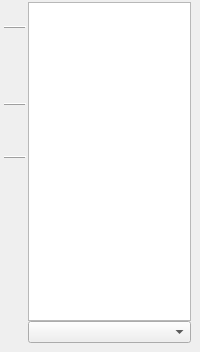
  <widget class="QDockWidget" name="thumbnailsDockWidget">
   <property name="features">
    <set>QDockWidget::DockWidgetFloatable|QDockWidget::DockWidgetMovable</set>
   </property>
   <property name="allowedAreas">
    <set>Qt::LeftDockWidgetArea|Qt::RightDockWidgetArea</set>
   </property>
   <property name="windowTitle">
    <string>Thumbnails</string>
   </property>
   <attribute name="dockWidgetArea">
    <number>2</number>
   </attribute>
   <widget class="QWidget" name="dockWidgetContents_2">
    <layout class="QHBoxLayout" name="horizontalLayout_4">
     <property name="spacing">
      <number>2</number>
     </property>
     <property name="leftMargin">
      <number>4</number>
     </property>
     <property name="topMargin">
      <number>2</number>
     </property>
     <property name="bottomMargin">
      <number>9</number>
     </property>
     <item>
      <layout class="QVBoxLayout" name="verticalLayout_2">
       <property name="spacing">
        <number>2</number>
       </property>
       <item>
        <widget class="QToolButton" name="focusButton">
         <property name="sizePolicy">
          <sizepolicy hsizetype="Fixed" vsizetype="Preferred">
           <horstretch>0</horstretch>
           <verstretch>0</verstretch>
          </sizepolicy>
         </property>
         <property name="minimumSize">
          <size>
           <width>22</width>
           <height>22</height>
          </size>
         </property>
         <property name="maximumSize">
          <size>
           <width>22</width>
           <height>22</height>
          </size>
         </property>
         <property name="toolTip">
          <string>Keep current page in view.</string>
         </property>
         <property name="statusTip">
          <string/>
         </property>
         <property name="styleSheet">
          <string notr="true">QToolButton:!hover {
  padding: 0;
  border: none;
  background-color: transparent;
}

QToolButton:hover {
  padding: 0;
  border: 1px solid palette(highlight);
  background-color: palette(base);
}

QToolButton:pressed {
  padding: 0;
  border: 1px solid palette(highlight);
  background-color: palette(alternative-base);
}</string>
         </property>
         <property name="text">
          <string/>
         </property>
         <property name="icon">
          <iconset resource="../resources/resources.qrc">
           <normaloff>:/icons/eye.svg</normaloff>:/icons/eye.svg</iconset>
         </property>
         <property name="iconSize">
          <size>
           <width>16</width>
           <height>16</height>
          </size>
         </property>
         <property name="checkable">
          <bool>true</bool>
         </property>
         <property name="checked">
          <bool>true</bool>
         </property>
        </widget>
       </item>
       <item>
        <widget class="Line" name="line">
         <property name="frameShadow">
          <enum>QFrame::Raised</enum>
         </property>
         <property name="orientation">
          <enum>Qt::Horizontal</enum>
         </property>
        </widget>
       </item>
       <item>
        <widget class="QToolButton" name="prevPageBtn">
         <property name="sizePolicy">
          <sizepolicy hsizetype="Fixed" vsizetype="Preferred">
           <horstretch>0</horstretch>
           <verstretch>0</verstretch>
          </sizepolicy>
         </property>
         <property name="minimumSize">
          <size>
           <width>22</width>
           <height>22</height>
          </size>
         </property>
         <property name="maximumSize">
          <size>
           <width>22</width>
           <height>22</height>
          </size>
         </property>
         <property name="toolTip">
          <string>Previous page.</string>
         </property>
         <property name="styleSheet">
          <string notr="true">QToolButton:!hover {
  padding: 0;
  border: none;
  background-color: transparent;
}

QToolButton:hover {
  padding: 0;
  border: 1px solid palette(highlight);
  background-color: palette(base);
}

QToolButton:pressed {
  padding: 0;
  border: 1px solid palette(highlight);
  background-color: palette(alternative-base);
}</string>
         </property>
         <property name="text">
          <string notr="true"/>
         </property>
         <property name="icon">
          <iconset resource="../resources/resources.qrc">
           <normaloff>:/icons/triangle-up-arrow.svg</normaloff>:/icons/triangle-up-arrow.svg</iconset>
         </property>
         <property name="iconSize">
          <size>
           <width>16</width>
           <height>16</height>
          </size>
         </property>
        </widget>
       </item>
       <item>
        <widget class="QToolButton" name="nextPageBtn">
         <property name="sizePolicy">
          <sizepolicy hsizetype="Fixed" vsizetype="Preferred">
           <horstretch>0</horstretch>
           <verstretch>0</verstretch>
          </sizepolicy>
         </property>
         <property name="minimumSize">
          <size>
           <width>22</width>
           <height>22</height>
          </size>
         </property>
         <property name="maximumSize">
          <size>
           <width>22</width>
           <height>22</height>
          </size>
         </property>
         <property name="toolTip">
          <string>Next page.</string>
         </property>
         <property name="styleSheet">
          <string notr="true">QToolButton:!hover {
  padding: 0;
  border: none;
  background-color: transparent;
}

QToolButton:hover {
  padding: 0;
  border: 1px solid palette(highlight);
  background-color: palette(base);
}

QToolButton:pressed {
  padding: 0;
  border: 1px solid palette(highlight);
  background-color: palette(alternative-base);
}</string>
         </property>
         <property name="text">
          <string notr="true"/>
         </property>
         <property name="icon">
          <iconset resource="../resources/resources.qrc">
           <normaloff>:/icons/triangle-down-arrow.svg</normaloff>:/icons/triangle-down-arrow.svg</iconset>
         </property>
         <property name="iconSize">
          <size>
           <width>16</width>
           <height>16</height>
          </size>
         </property>
        </widget>
       </item>
       <item>
        <widget class="QToolButton" name="filterSelectedBtn">
         <property name="sizePolicy">
          <sizepolicy hsizetype="Fixed" vsizetype="Preferred">
           <horstretch>0</horstretch>
           <verstretch>0</verstretch>
          </sizepolicy>
         </property>
         <property name="minimumSize">
          <size>
           <width>22</width>
           <height>22</height>
          </size>
         </property>
         <property name="maximumSize">
          <size>
           <width>22</width>
           <height>22</height>
          </size>
         </property>
         <property name="toolTip">
          <string>Navigate through selected pages only.</string>
         </property>
         <property name="styleSheet">
          <string notr="true">QToolButton:!hover {
  padding: 0;
  border: none;
  background-color: transparent;
}

QToolButton:hover {
  padding: 0;
  border: 1px solid palette(highlight);
  background-color: palette(base);
}

QToolButton:pressed {
  padding: 0;
  border: 1px solid palette(highlight);
  background-color: palette(alternative-base);
}</string>
         </property>
         <property name="text">
          <string notr="true"/>
         </property>
         <property name="icon">
          <iconset resource="../resources/resources.qrc">
           <normaloff>:/icons/check-mark.svg</normaloff>:/icons/check-mark.svg</iconset>
         </property>
         <property name="iconSize">
          <size>
           <width>16</width>
           <height>16</height>
          </size>
         </property>
         <property name="checkable">
          <bool>true</bool>
         </property>
        </widget>
       </item>
       <item>
        <widget class="Line" name="line_2">
         <property name="frameShadow">
          <enum>QFrame::Raised</enum>
         </property>
         <property name="orientation">
          <enum>Qt::Horizontal</enum>
         </property>
        </widget>
       </item>
       <item>
        <widget class="QToolButton" name="magnifyThumbnailsBtn">
         <property name="sizePolicy">
          <sizepolicy hsizetype="Fixed" vsizetype="Preferred">
           <horstretch>0</horstretch>
           <verstretch>0</verstretch>
          </sizepolicy>
         </property>
         <property name="minimumSize">
          <size>
           <width>22</width>
           <height>22</height>
          </size>
         </property>
         <property name="maximumSize">
          <size>
           <width>22</width>
           <height>22</height>
          </size>
         </property>
         <property name="toolTip">
          <string>Magnify thumbnails. (Ctrl++)</string>
         </property>
         <property name="styleSheet">
          <string notr="true">QToolButton:!hover {
  padding: 0;
  border: none;
  background-color: transparent;
}

QToolButton:hover {
  padding: 0;
  border: 1px solid palette(highlight);
  background-color: palette(base);
}

QToolButton:pressed {
  padding: 0;
  border: 1px solid palette(highlight);
  background-color: palette(alternative-base);
}</string>
         </property>
         <property name="text">
          <string notr="true"/>
         </property>
         <property name="icon">
          <iconset resource="../resources/resources.qrc">
           <normaloff>:/icons/magnifying-glass.svg</normaloff>:/icons/magnifying-glass.svg</iconset>
         </property>
         <property name="iconSize">
          <size>
           <width>16</width>
           <height>16</height>
          </size>
         </property>
        </widget>
       </item>
       <item>
        <widget class="QToolButton" name="diminishThumbnailsBtn">
         <property name="sizePolicy">
          <sizepolicy hsizetype="Fixed" vsizetype="Preferred">
           <horstretch>0</horstretch>
           <verstretch>0</verstretch>
          </sizepolicy>
         </property>
         <property name="minimumSize">
          <size>
           <width>22</width>
           <height>22</height>
          </size>
         </property>
         <property name="maximumSize">
          <size>
           <width>22</width>
           <height>22</height>
          </size>
         </property>
         <property name="toolTip">
          <string>Diminish thumbnails. (Ctrl+-)</string>
         </property>
         <property name="styleSheet">
          <string notr="true">QToolButton:!hover {
  padding: 0;
  border: none;
  background-color: transparent;
}

QToolButton:hover {
  padding: 0;
  border: 1px solid palette(highlight);
  background-color: palette(base);
}

QToolButton:pressed {
  padding: 0;
  border: 1px solid palette(highlight);
  background-color: palette(alternative-base);
}</string>
         </property>
         <property name="text">
          <string notr="true"/>
         </property>
         <property name="icon">
          <iconset resource="../resources/resources.qrc">
           <normaloff>:/icons/diminishing-glass.svg</normaloff>:/icons/diminishing-glass.svg</iconset>
         </property>
         <property name="iconSize">
          <size>
           <width>16</width>
           <height>16</height>
          </size>
         </property>
        </widget>
       </item>
       <item>
        <widget class="Line" name="line_3">
         <property name="frameShadow">
          <enum>QFrame::Raised</enum>
         </property>
         <property name="orientation">
          <enum>Qt::Horizontal</enum>
         </property>
        </widget>
       </item>
       <item>
        <widget class="QToolButton" name="gotoPageBtn">
         <property name="sizePolicy">
          <sizepolicy hsizetype="Fixed" vsizetype="Preferred">
           <horstretch>0</horstretch>
           <verstretch>0</verstretch>
          </sizepolicy>
         </property>
         <property name="minimumSize">
          <size>
           <width>22</width>
           <height>22</height>
          </size>
         </property>
         <property name="maximumSize">
          <size>
           <width>22</width>
           <height>22</height>
          </size>
         </property>
         <property name="toolTip">
          <string>Go to page ... (Ctrl+G)</string>
         </property>
         <property name="styleSheet">
          <string notr="true">QToolButton:!hover {
  padding: 0;
  border: none;
  background-color: transparent;
}

QToolButton:hover {
  padding: 0;
  border: 1px solid palette(highlight);
  background-color: palette(base);
}

QToolButton:pressed {
  padding: 0;
  border: 1px solid palette(highlight);
  background-color: palette(alternative-base);
}</string>
         </property>
         <property name="text">
          <string notr="true"/>
         </property>
         <property name="icon">
          <iconset resource="../resources/resources.qrc">
           <normaloff>:/icons/right-pointing.svg</normaloff>:/icons/right-pointing.svg</iconset>
         </property>
         <property name="iconSize">
          <size>
           <width>16</width>
           <height>16</height>
          </size>
         </property>
        </widget>
       </item>
       <item>
        <widget class="QToolButton" name="selectionModeBtn">
         <property name="sizePolicy">
          <sizepolicy hsizetype="Fixed" vsizetype="Preferred">
           <horstretch>0</horstretch>
           <verstretch>0</verstretch>
          </sizepolicy>
         </property>
         <property name="minimumSize">
          <size>
           <width>22</width>
           <height>22</height>
          </size>
         </property>
         <property name="maximumSize">
          <size>
           <width>22</width>
           <height>22</height>
          </size>
         </property>
         <property name="toolTip">
          <string>Enable multi page selection mode.</string>
         </property>
         <property name="styleSheet">
          <string notr="true">QToolButton:!hover {
  padding: 0;
  border: none;
  background-color: transparent;
}

QToolButton:hover {
  padding: 0;
  border: 1px solid palette(highlight);
  background-color: palette(base);
}

QToolButton:pressed {
  padding: 0;
  border: 1px solid palette(highlight);
  background-color: palette(alternative-base);
}

QToolButton:checked:hover {
  padding: 0;
  border: 1px solid palette(window-text);
  background-color: palette(base);
}

QToolButton:checked {
  padding: 0;
  border: 1px solid palette(window-text);
  background-color: palette(alternative-base);
}</string>
         </property>
         <property name="text">
          <string notr="true"/>
         </property>
         <property name="icon">
          <iconset resource="../resources/resources.qrc">
           <normaloff>:/icons/checkbox-styled.svg</normaloff>:/icons/checkbox-styled.svg</iconset>
         </property>
         <property name="iconSize">
          <size>
           <width>16</width>
           <height>16</height>
          </size>
         </property>
         <property name="checkable">
          <bool>true</bool>
         </property>
        </widget>
       </item>
       <item>
        <widget class="QToolButton" name="thumbColumnViewBtn">
         <property name="sizePolicy">
          <sizepolicy hsizetype="Fixed" vsizetype="Preferred">
           <horstretch>0</horstretch>
           <verstretch>0</verstretch>
          </sizepolicy>
         </property>
         <property name="minimumSize">
          <size>
           <width>22</width>
           <height>22</height>
          </size>
         </property>
         <property name="maximumSize">
          <size>
           <width>22</width>
           <height>22</height>
          </size>
         </property>
         <property name="toolTip">
          <string>Single/multi column display.</string>
         </property>
         <property name="styleSheet">
          <string notr="true">QToolButton:!hover {
  padding: 0;
  border: none;
  background-color: transparent;
}

QToolButton:hover {
  padding: 0;
  border: 1px solid palette(highlight);
  background-color: palette(base);
}

QToolButton:pressed {
  padding: 0;
  border: 1px solid palette(highlight);
  background-color: palette(alternative-base);
}</string>
         </property>
         <property name="text">
          <string notr="true"/>
         </property>
         <property name="icon">
          <iconset resource="../resources/resources.qrc">
           <normaloff>:/icons/single-column-view.svg</normaloff>:/icons/single-column-view.svg</iconset>
         </property>
         <property name="iconSize">
          <size>
           <width>16</width>
           <height>16</height>
          </size>
         </property>
         <property name="checkable">
          <bool>true</bool>
         </property>
        </widget>
       </item>
       <item>
        <widget class="QToolButton" name="pauseSortingBtn">
         <property name="sizePolicy">
          <sizepolicy hsizetype="Fixed" vsizetype="Preferred">
           <horstretch>0</horstretch>
           <verstretch>0</verstretch>
          </sizepolicy>
         </property>
         <property name="minimumSize">
          <size>
           <width>22</width>
           <height>22</height>
          </size>
         </property>
         <property name="maximumSize">
          <size>
           <width>22</width>
           <height>22</height>
          </size>
         </property>
         <property name="toolTip">
          <string>Pause automatic thumbnail reordering while thumbnails refresh.</string>
         </property>
         <property name="styleSheet">
          <string notr="true">QToolButton:!hover {
  padding: 0;
  border: none;
  background-color: transparent;
}

QToolButton:hover {
  padding: 0;
  border: 1px solid palette(highlight);
  background-color: palette(base);
}

QToolButton:pressed {
  padding: 0;
  border: 1px solid palette(highlight);
  background-color: palette(alternative-base);
}</string>
         </property>
         <property name="text">
          <string notr="true"/>
         </property>
         <property name="iconSize">
          <size>
           <width>16</width>
           <height>16</height>
          </size>
         </property>
         <property name="checkable">
          <bool>true</bool>
         </property>
        </widget>
       </item>
       <item>
        <widget class="QToolButton" name="sortingOrderBtn">
         <property name="sizePolicy">
          <sizepolicy hsizetype="Fixed" vsizetype="Preferred">
           <horstretch>0</horstretch>
           <verstretch>0</verstretch>
          </sizepolicy>
         </property>
         <property name="minimumSize">
          <size>
           <width>22</width>
           <height>22</height>
          </size>
         </property>
         <property name="maximumSize">
          <size>
           <width>22</width>
           <height>22</height>
          </size>
         </property>
         <property name="toolTip">
          <string>Sorting order.</string>
         </property>
         <property name="styleSheet">
          <string notr="true">QToolButton:!hover {
  padding: 0;
  border: none;
  background-color: transparent;
}

QToolButton:hover {
  padding: 0;
  border: 1px solid palette(highlight);
  background-color: palette(base);
}

QToolButton:pressed {
  padding: 0;
  border: 1px solid palette(highlight);
  background-color: palette(alternative-base);
}</string>
         </property>
         <property name="text">
          <string notr="true"/>
         </property>
         <property name="icon">
          <iconset resource="../resources/resources.qrc">
           <normaloff>:/icons/ascending_sorting_order.svg</normaloff>:/icons/ascending_sorting_order.svg</iconset>
         </property>
         <property name="iconSize">
          <size>
           <width>16</width>
           <height>16</height>
          </size>
         </property>
         <property name="checkable">
          <bool>true</bool>
         </property>
        </widget>
       </item>
       <item>
        <widget class="QToolButton" name="deviationHighlightingBtn">
         <property name="sizePolicy">
          <sizepolicy hsizetype="Fixed" vsizetype="Preferred">
           <horstretch>0</horstretch>
           <verstretch>0</verstretch>
          </sizepolicy>
         </property>
         <property name="minimumSize">
          <size>
           <width>22</width>
           <height>22</height>
          </size>
         </property>
         <property name="maximumSize">
          <size>
           <width>22</width>
           <height>22</height>
          </size>
         </property>
         <property name="toolTip">
          <string>Highlight deviation.</string>
         </property>
         <property name="styleSheet">
          <string notr="true">QToolButton:!hover {
  padding: 0;
  border: none;
  background-color: transparent;
}

QToolButton:hover {
  padding: 0;
  border: 1px solid palette(highlight);
  background-color: palette(base);
}

QToolButton:pressed {
  padding: 0;
  border: 1px solid palette(highlight);
  background-color: palette(alternative-base);
}</string>
         </property>
         <property name="text">
          <string notr="true"/>
         </property>
         <property name="icon">
          <iconset resource="../resources/resources.qrc">
           <normaloff>:/icons/six-spoked-asterisk.svg</normaloff>:/icons/six-spoked-asterisk.svg</iconset>
         </property>
         <property name="iconSize">
          <size>
           <width>16</width>
           <height>16</height>
          </size>
         </property>
         <property name="checkable">
          <bool>true</bool>
         </property>
        </widget>
       </item>
       <item>
        <spacer name="verticalSpacer">
         <property name="orientation">
          <enum>Qt::Vertical</enum>
         </property>
         <property name="sizeHint" stdset="0">
          <size>
           <width>1</width>
           <height>40</height>
          </size>
         </property>
        </spacer>
       </item>
      </layout>
     </item>
     <item>
      <layout class="QVBoxLayout" name="verticalLayout">
       <property name="spacing">
        <number>0</number>
       </property>
       <item>
        <widget class="QGraphicsView" name="thumbView">
         <property name="sizePolicy">
          <sizepolicy hsizetype="Ignored" vsizetype="Expanding">
           <horstretch>1</horstretch>
           <verstretch>1</verstretch>
          </sizepolicy>
         </property>
         <property name="minimumSize">
          <size>
           <width>150</width>
           <height>0</height>
          </size>
         </property>
         <property name="maximumSize">
          <size>
           <width>16777215</width>
           <height>16777215</height>
          </size>
         </property>
         <property name="statusTip">
          <string>Use Home, End, PgUp/Q, PgDown/W to navigate between pages or Shift+PgUp/Q and Shift+PgDown/W to navigate between selected ones. Alt+Wheel - scale thumbnails.</string>
         </property>
         <property name="alignment">
          <set>Qt::AlignHCenter|Qt::AlignTop</set>
         </property>
        </widget>
       </item>
       <item>
        <widget class="QComboBox" name="sortOptions"/>
       </item>
      </layout>
     </item>
    </layout>
   </widget>
  </widget>
